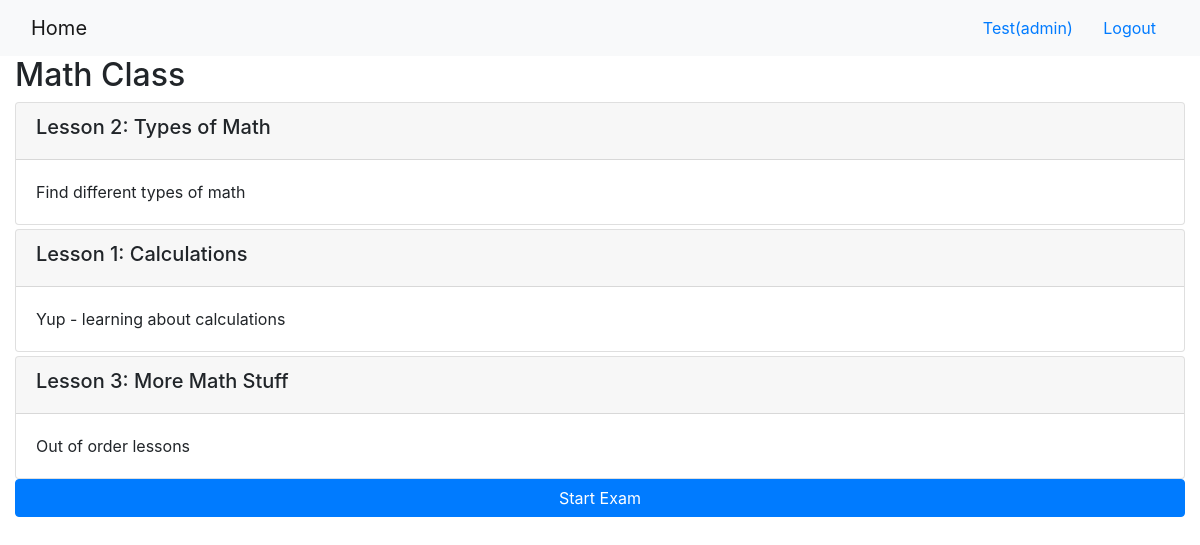
The app's page /onlinecourse/3/ (signed in) with its own data.
### onlinecourse/models.py (models this page shows, shortened)
class Course(models.Model):
    name = models.CharField(null=False, max_length=30, default='online course')
    image = models.ImageField(upload_to='course_images/', blank=True)
    description = models.CharField(max_length=1000)
    pub_date = models.DateField(null=True)
    instructors = models.ManyToManyField(Instructor)
    users = models.ManyToManyField(settings.AUTH_USER_MODEL, through='Enrollment')
    total_enrollment = models.IntegerField(default=0)
    is_enrolled = False

class Lesson(models.Model):
    title = models.CharField(max_length=200, default="title")
    order = models.IntegerField(default=0)
    course = models.ForeignKey(Course, on_delete=models.CASCADE)
    content = models.TextField()

### onlinecourse/views.py (the view)
# urls.py: path('<int:pk>/', views.CourseDetailView.as_view(), name='course_details'),
class CourseDetailView(generic.DetailView):
    model = Course
    template_name = 'onlinecourse/course_detail_bootstrap.html'

### onlinecourse/templates/onlinecourse/course_detail_bootstrap.html (shortened to what this page needs)
<!DOCTYPE html>
<html lang="en">
<head>
     {% load static %}
    <link rel="stylesheet" href="https://maxcdn.bootstrapcdn.com/bootstrap/4.5.2/css/bootstrap.min.css">
</head>
<body>
    <nav class="navbar navbar-light bg-light">
        <div class="container-fluid">
            <div class="navbar-header">
                  <a class="navbar-brand" href="{% url 'onlinecourse:index' %}">Home</a>
            </div>
            <ul class="nav navbar-nav navbar-right">
                {% if user.is_authenticated %}
                <li>
                    <a class="btn btn-link" href="#">{{ user.first_name }}({{ user.username }})</a>
                    <a class="btn btn-link" href="{% url 'onlinecourse:logout' %}">Logout</a>
                </li>
                {% endif %}
            </ul>
        </div>
    </nav>
    <div class="container-fluid">
            <h2>{{ course.name }}</h2>
            <div class="card-columns-vertical">
                {% for lesson in course.lesson_set.all %}
                    <div class="card mt-1">
                        <div class="card-header"><h5>Lesson {{lesson.order|add:1}}: {{lesson.title}}</h5></div>
                        <div class="card-body">{{lesson.content}}</div>
                    </div>
                {% endfor %}
            </div>
            <button class="btn btn-primary btn-block" type="button" data-toggle="collapse" data-target="#exam" aria-expanded="false" aria-controls="exam">
                Start Exam
            </button>
    </div>
</body>
</html>

### records on screen
Course: name "Math Class"
Lesson: order|add "2", title "Types of Math", content "Find different types of math"
Lesson: order|add "1", title "Calculations", content "Yup - learning about calculations"
Lesson: order|add "3", title "More Math Stuff", content "Out of order lessons"

### other values on screen
{{ user.first_name }} "Test"
{{ user.username }} "admin"
